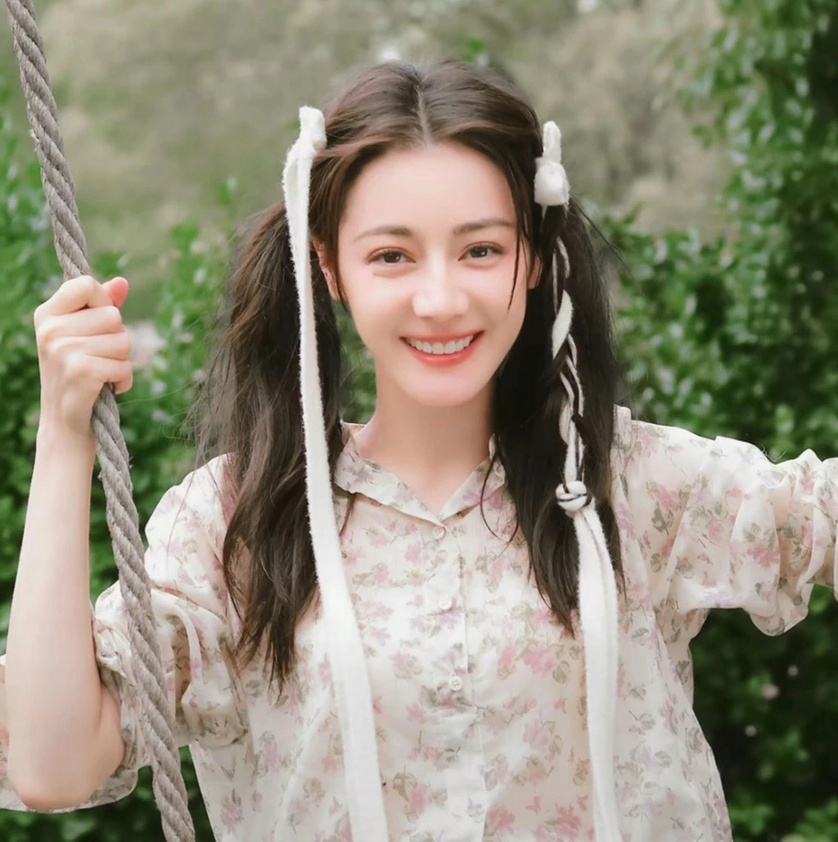
#> input picture code_40/02image_watermark/img.jpg, 838 x 842 px, shrunk from 1024 x 1028 before the run
$ python show_bit_img.py
#> lines starting #> are read from the running program, lines starting #| are printed output that depends on the picture
#展示图像的不同位平面
import cv2
import numpy as np
img=cv2.imread('img.jpg',0)
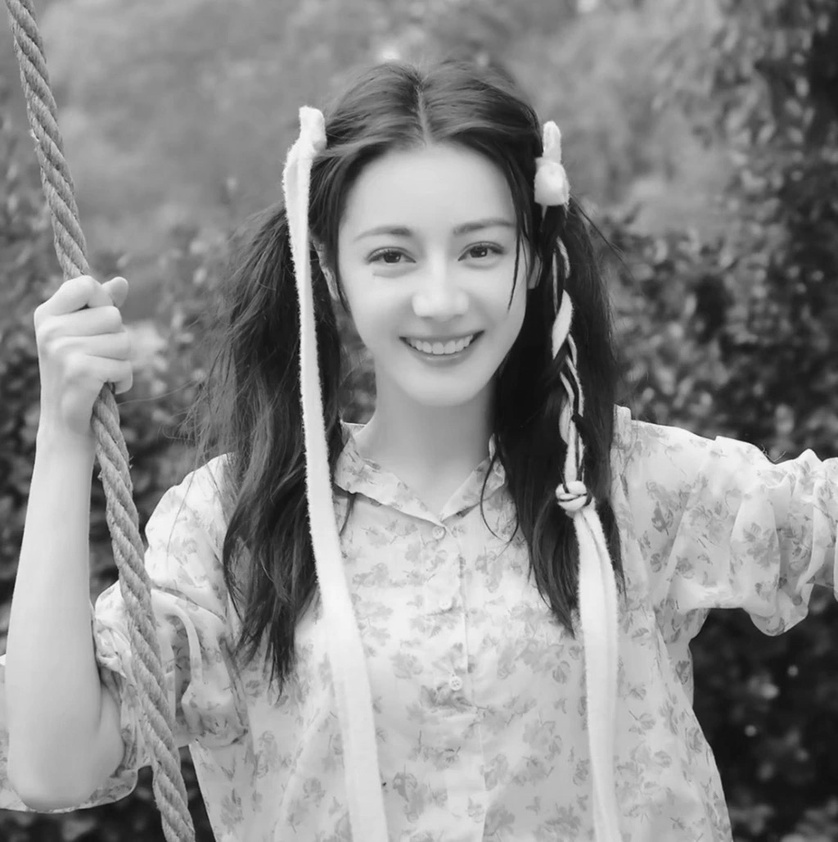
#> img: shape (842, 838); min 10, max 252, mean 138.3
h,w=img.shape
#> h = 842; w = 838
mask=np.zeros(shape=(h,w,8),dtype=np.uint8)
for i in range(8):
    mask[:,:,i]=2**i
result_img=np.zeros(shape=(h,w,8),dtype=np.uint8)
for i in range(8):
    result_img[:,:,i]=cv2.bitwise_and(img,mask[:,:,i])
    result_img[result_img[:,:,i]>0]=255
    cv2.imshow(str(i),result_img[:,:,i])
#> this loop made 8 passes
#> pass 1, `cv2.imshow(str(i),result_img[:,:,i])`:
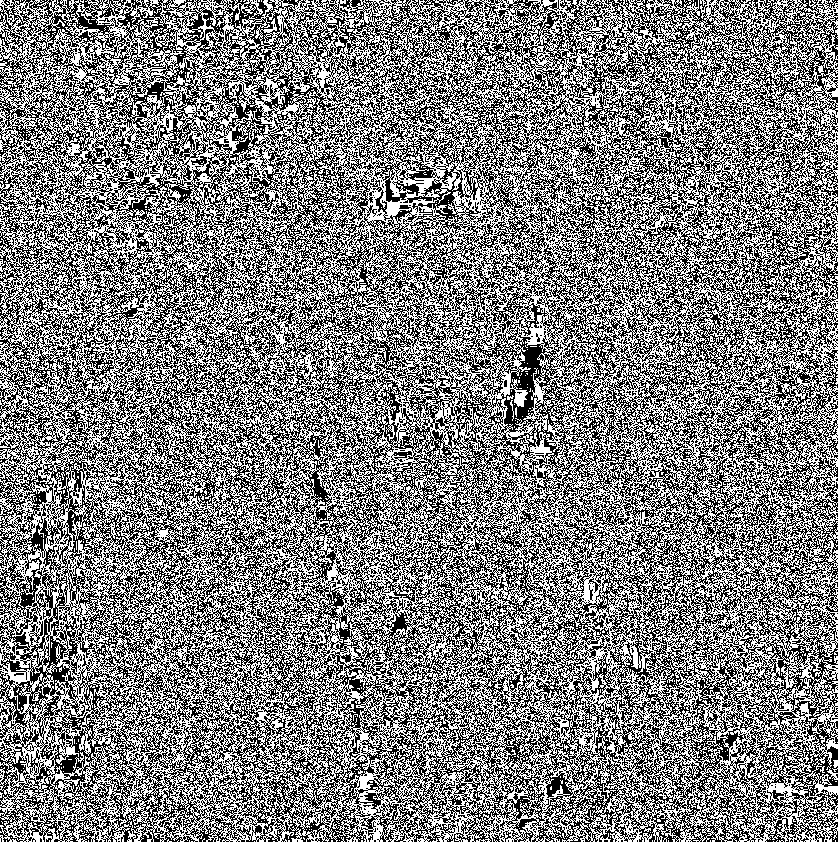
#> window '0': shape (842, 838); 49.9% white in thin lines or dots
#> pass 2, `cv2.imshow(str(i),result_img[:,:,i])`:
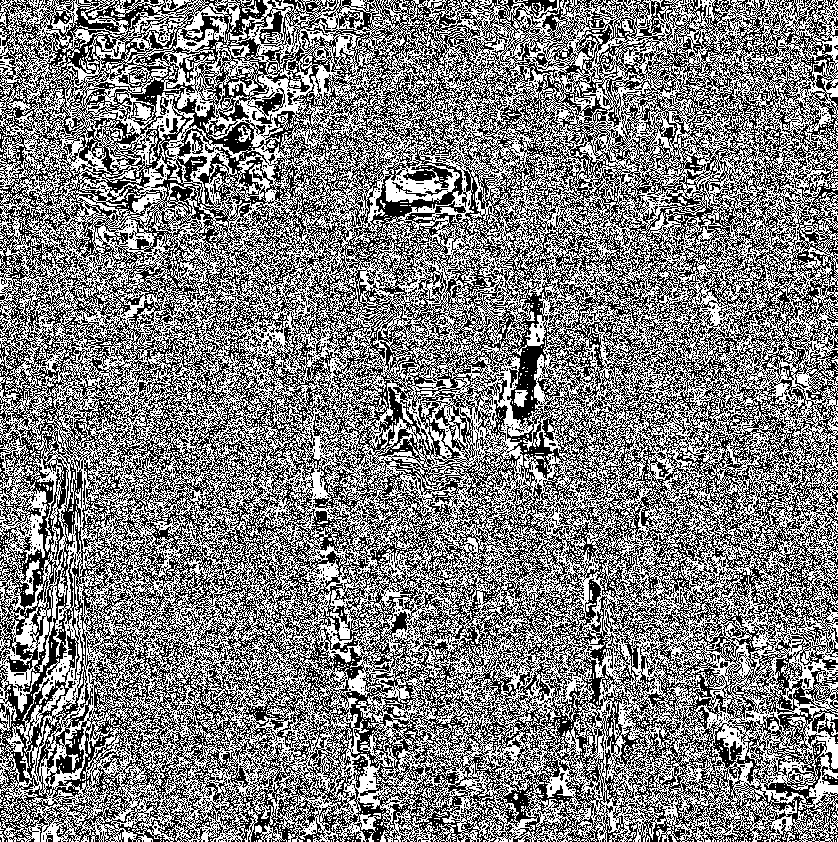
#> window '1': shape (842, 838); 50% white; black in thin lines or dots
cv2.waitKey()
cv2.destroyAllWindows()
